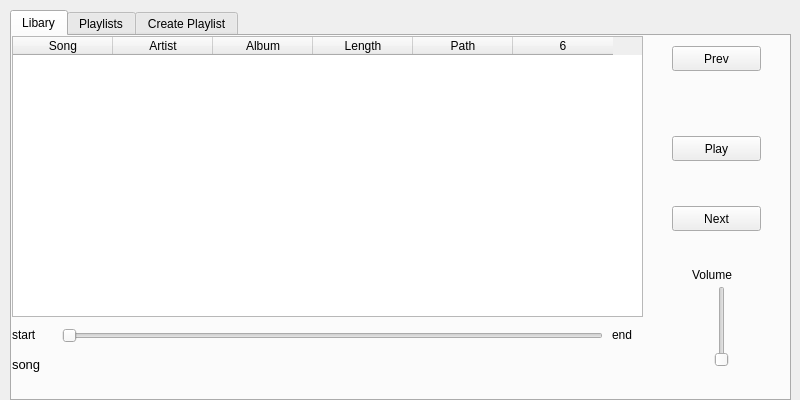
<?xml version="1.0" encoding="UTF-8"?>
<ui version="4.0">
 <class>Form</class>
 <widget class="QWidget" name="Form">
  <property name="geometry">
   <rect>
    <x>0</x>
    <y>0</y>
    <width>800</width>
    <height>400</height>
   </rect>
  </property>
  <property name="windowTitle">
   <string>MP3 Player</string>
  </property>
  <widget class="QTabWidget" name="tabWidget">
   <property name="geometry">
    <rect>
     <x>10</x>
     <y>10</y>
     <width>781</width>
     <height>391</height>
    </rect>
   </property>
   <property name="currentIndex">
    <number>0</number>
   </property>
   <widget class="QWidget" name="tab">
    <property name="toolTip">
     <string>&lt;html&gt;&lt;head/&gt;&lt;body&gt;&lt;p&gt;All Songs&lt;/p&gt;&lt;p&gt;&lt;br/&gt;&lt;/p&gt;&lt;/body&gt;&lt;/html&gt;</string>
    </property>
    <attribute name="title">
     <string>Libary</string>
    </attribute>
    <widget class="QPushButton" name="playButton">
     <property name="geometry">
      <rect>
       <x>660</x>
       <y>100</y>
       <width>89</width>
       <height>25</height>
      </rect>
     </property>
     <property name="text">
      <string>Play</string>
     </property>
    </widget>
    <widget class="QPushButton" name="prevButton">
     <property name="geometry">
      <rect>
       <x>660</x>
       <y>10</y>
       <width>89</width>
       <height>25</height>
      </rect>
     </property>
     <property name="text">
      <string>Prev</string>
     </property>
    </widget>
    <widget class="QLabel" name="songPlayingLabel">
     <property name="geometry">
      <rect>
       <x>0</x>
       <y>320</y>
       <width>231</width>
       <height>17</height>
      </rect>
     </property>
     <property name="text">
      <string>&lt;html&gt;&lt;head/&gt;&lt;body&gt;&lt;p&gt;&lt;span style=&quot; font-size:10pt;&quot;&gt;song&lt;/span&gt;&lt;/p&gt;&lt;/body&gt;&lt;/html&gt;</string>
     </property>
    </widget>
    <widget class="QSlider" name="songSlider">
     <property name="geometry">
      <rect>
       <x>50</x>
       <y>290</y>
       <width>541</width>
       <height>20</height>
      </rect>
     </property>
     <property name="orientation">
      <enum>Qt::Horizontal</enum>
     </property>
    </widget>
    <widget class="QLabel" name="endLabel">
     <property name="geometry">
      <rect>
       <x>600</x>
       <y>290</y>
       <width>31</width>
       <height>17</height>
      </rect>
     </property>
     <property name="text">
      <string>end</string>
     </property>
    </widget>
    <widget class="QLabel" name="volumeLabel">
     <property name="geometry">
      <rect>
       <x>680</x>
       <y>230</y>
       <width>67</width>
       <height>17</height>
      </rect>
     </property>
     <property name="text">
      <string>Volume</string>
     </property>
    </widget>
    <widget class="QPushButton" name="nextButton">
     <property name="geometry">
      <rect>
       <x>660</x>
       <y>170</y>
       <width>89</width>
       <height>25</height>
      </rect>
     </property>
     <property name="text">
      <string>Next</string>
     </property>
    </widget>
    <widget class="QTableWidget" name="songTableWidget">
     <property name="geometry">
      <rect>
       <x>0</x>
       <y>0</y>
       <width>631</width>
       <height>281</height>
      </rect>
     </property>
     <property name="verticalScrollBarPolicy">
      <enum>Qt::ScrollBarAlwaysOff</enum>
     </property>
     <property name="horizontalScrollBarPolicy">
      <enum>Qt::ScrollBarAlwaysOff</enum>
     </property>
     <property name="selectionMode">
      <enum>QAbstractItemView::ExtendedSelection</enum>
     </property>
     <property name="selectionBehavior">
      <enum>QAbstractItemView::SelectRows</enum>
     </property>
     <property name="gridStyle">
      <enum>Qt::SolidLine</enum>
     </property>
     <property name="rowCount">
      <number>0</number>
     </property>
     <property name="columnCount">
      <number>6</number>
     </property>
     <column>
      <property name="text">
       <string>Song</string>
      </property>
     </column>
     <column>
      <property name="text">
       <string>Artist</string>
      </property>
     </column>
     <column>
      <property name="text">
       <string>Album</string>
      </property>
     </column>
     <column>
      <property name="text">
       <string>Length</string>
      </property>
     </column>
     <column>
      <property name="text">
       <string>Path</string>
      </property>
     </column>
     <column/>
    </widget>
    <widget class="QLabel" name="startLabel">
     <property name="geometry">
      <rect>
       <x>0</x>
       <y>290</y>
       <width>41</width>
       <height>17</height>
      </rect>
     </property>
     <property name="text">
      <string>start</string>
     </property>
    </widget>
    <widget class="QSlider" name="volumeSlider">
     <property name="geometry">
      <rect>
       <x>700</x>
       <y>250</y>
       <width>20</width>
       <height>81</height>
      </rect>
     </property>
     <property name="orientation">
      <enum>Qt::Vertical</enum>
     </property>
    </widget>
   </widget>
   <widget class="QWidget" name="tab_2">
    <attribute name="title">
     <string>Playlists</string>
    </attribute>
    <widget class="QStackedWidget" name="stackedWidget">
     <property name="geometry">
      <rect>
       <x>-1</x>
       <y>-1</y>
       <width>771</width>
       <height>361</height>
      </rect>
     </property>
     <property name="currentIndex">
      <number>0</number>
     </property>
     <widget class="QWidget" name="playlists">
      <widget class="QLabel" name="search_label_2">
       <property name="geometry">
        <rect>
         <x>550</x>
         <y>10</y>
         <width>67</width>
         <height>17</height>
        </rect>
       </property>
       <property name="text">
        <string>Search</string>
       </property>
      </widget>
      <widget class="QLineEdit" name="searchEdit_2">
       <property name="geometry">
        <rect>
         <x>540</x>
         <y>30</y>
         <width>201</width>
         <height>25</height>
        </rect>
       </property>
      </widget>
      <widget class="QTableWidget" name="playlistTableWidget_2">
       <property name="geometry">
        <rect>
         <x>0</x>
         <y>0</y>
         <width>511</width>
         <height>351</height>
        </rect>
       </property>
       <property name="verticalScrollBarPolicy">
        <enum>Qt::ScrollBarAlwaysOff</enum>
       </property>
       <property name="horizontalScrollBarPolicy">
        <enum>Qt::ScrollBarAlwaysOff</enum>
       </property>
       <property name="selectionMode">
        <enum>QAbstractItemView::ExtendedSelection</enum>
       </property>
       <property name="selectionBehavior">
        <enum>QAbstractItemView::SelectRows</enum>
       </property>
       <property name="gridStyle">
        <enum>Qt::SolidLine</enum>
       </property>
       <property name="rowCount">
        <number>0</number>
       </property>
       <property name="columnCount">
        <number>3</number>
       </property>
       <column>
        <property name="text">
         <string>Playlist</string>
        </property>
       </column>
       <column>
        <property name="text">
         <string>Songs</string>
        </property>
       </column>
       <column>
        <property name="text">
         <string>Date</string>
        </property>
       </column>
      </widget>
      <widget class="QRadioButton" name="deleteButton_2">
       <property name="geometry">
        <rect>
         <x>580</x>
         <y>170</y>
         <width>141</width>
         <height>51</height>
        </rect>
       </property>
       <property name="text">
        <string>Delete Playlists</string>
       </property>
      </widget>
      <widget class="QPushButton" name="finaldeleteButton_2">
       <property name="geometry">
        <rect>
         <x>600</x>
         <y>240</y>
         <width>89</width>
         <height>25</height>
        </rect>
       </property>
       <property name="text">
        <string>Delete</string>
       </property>
      </widget>
      <widget class="QLabel" name="finalDeleteLabel_2">
       <property name="geometry">
        <rect>
         <x>596</x>
         <y>290</y>
         <width>101</width>
         <height>20</height>
        </rect>
       </property>
       <property name="text">
        <string/>
       </property>
      </widget>
     </widget>
     <widget class="QWidget" name="playlist_songs">
      <widget class="QTableWidget" name="songTableWidget_2">
       <property name="geometry">
        <rect>
         <x>0</x>
         <y>0</y>
         <width>631</width>
         <height>281</height>
        </rect>
       </property>
       <property name="verticalScrollBarPolicy">
        <enum>Qt::ScrollBarAlwaysOff</enum>
       </property>
       <property name="horizontalScrollBarPolicy">
        <enum>Qt::ScrollBarAlwaysOff</enum>
       </property>
       <property name="selectionMode">
        <enum>QAbstractItemView::ExtendedSelection</enum>
       </property>
       <property name="selectionBehavior">
        <enum>QAbstractItemView::SelectRows</enum>
       </property>
       <property name="gridStyle">
        <enum>Qt::SolidLine</enum>
       </property>
       <property name="rowCount">
        <number>0</number>
       </property>
       <property name="columnCount">
        <number>6</number>
       </property>
       <column>
        <property name="text">
         <string>Song</string>
        </property>
       </column>
       <column>
        <property name="text">
         <string>Artist</string>
        </property>
       </column>
       <column>
        <property name="text">
         <string>Album</string>
        </property>
       </column>
       <column>
        <property name="text">
         <string>Length</string>
        </property>
       </column>
       <column>
        <property name="text">
         <string>Path</string>
        </property>
       </column>
       <column/>
      </widget>
      <widget class="QLabel" name="endLabel_2">
       <property name="geometry">
        <rect>
         <x>600</x>
         <y>290</y>
         <width>31</width>
         <height>17</height>
        </rect>
       </property>
       <property name="text">
        <string>end</string>
       </property>
      </widget>
      <widget class="QLabel" name="volumeLabel_2">
       <property name="geometry">
        <rect>
         <x>680</x>
         <y>230</y>
         <width>67</width>
         <height>17</height>
        </rect>
       </property>
       <property name="text">
        <string>Volume</string>
       </property>
      </widget>
      <widget class="QLabel" name="songPlayingLabel_2">
       <property name="geometry">
        <rect>
         <x>0</x>
         <y>320</y>
         <width>231</width>
         <height>17</height>
        </rect>
       </property>
       <property name="text">
        <string>&lt;html&gt;&lt;head/&gt;&lt;body&gt;&lt;p&gt;&lt;span style=&quot; font-size:10pt;&quot;&gt;song&lt;/span&gt;&lt;/p&gt;&lt;/body&gt;&lt;/html&gt;</string>
       </property>
      </widget>
      <widget class="QPushButton" name="playButton_2">
       <property name="geometry">
        <rect>
         <x>660</x>
         <y>100</y>
         <width>89</width>
         <height>25</height>
        </rect>
       </property>
       <property name="text">
        <string>Play</string>
       </property>
      </widget>
      <widget class="QPushButton" name="prevButton_2">
       <property name="geometry">
        <rect>
         <x>660</x>
         <y>10</y>
         <width>89</width>
         <height>25</height>
        </rect>
       </property>
       <property name="text">
        <string>Prev</string>
       </property>
      </widget>
      <widget class="QSlider" name="volumeSlider_2">
       <property name="geometry">
        <rect>
         <x>700</x>
         <y>250</y>
         <width>20</width>
         <height>81</height>
        </rect>
       </property>
       <property name="orientation">
        <enum>Qt::Vertical</enum>
       </property>
      </widget>
      <widget class="QSlider" name="songSlider_2">
       <property name="geometry">
        <rect>
         <x>50</x>
         <y>290</y>
         <width>541</width>
         <height>20</height>
        </rect>
       </property>
       <property name="orientation">
        <enum>Qt::Horizontal</enum>
       </property>
      </widget>
      <widget class="QPushButton" name="nextButton_2">
       <property name="geometry">
        <rect>
         <x>660</x>
         <y>170</y>
         <width>89</width>
         <height>25</height>
        </rect>
       </property>
       <property name="text">
        <string>Next</string>
       </property>
      </widget>
      <widget class="QLabel" name="startLabel_2">
       <property name="geometry">
        <rect>
         <x>0</x>
         <y>290</y>
         <width>41</width>
         <height>17</height>
        </rect>
       </property>
       <property name="text">
        <string>start</string>
       </property>
      </widget>
      <widget class="QPushButton" name="playlist_button_2">
       <property name="geometry">
        <rect>
         <x>280</x>
         <y>320</y>
         <width>211</width>
         <height>25</height>
        </rect>
       </property>
       <property name="text">
        <string>Playlists</string>
       </property>
      </widget>
      <widget class="QLabel" name="playlist_name_2">
       <property name="geometry">
        <rect>
         <x>0</x>
         <y>340</y>
         <width>101</width>
         <height>17</height>
        </rect>
       </property>
       <property name="text">
        <string>Playlistname</string>
       </property>
      </widget>
     </widget>
    </widget>
   </widget>
   <widget class="QWidget" name="tab_3">
    <attribute name="title">
     <string>Create Playlist</string>
    </attribute>
    <widget class="QTableWidget" name="songTableWidget_tab3">
     <property name="geometry">
      <rect>
       <x>0</x>
       <y>0</y>
       <width>511</width>
       <height>351</height>
      </rect>
     </property>
     <property name="verticalScrollBarPolicy">
      <enum>Qt::ScrollBarAlwaysOff</enum>
     </property>
     <property name="horizontalScrollBarPolicy">
      <enum>Qt::ScrollBarAlwaysOff</enum>
     </property>
     <property name="selectionMode">
      <enum>QAbstractItemView::MultiSelection</enum>
     </property>
     <property name="selectionBehavior">
      <enum>QAbstractItemView::SelectRows</enum>
     </property>
     <property name="gridStyle">
      <enum>Qt::SolidLine</enum>
     </property>
     <property name="rowCount">
      <number>0</number>
     </property>
     <property name="columnCount">
      <number>6</number>
     </property>
     <column>
      <property name="text">
       <string>Song</string>
      </property>
     </column>
     <column>
      <property name="text">
       <string>Artist</string>
      </property>
     </column>
     <column>
      <property name="text">
       <string>Album</string>
      </property>
     </column>
     <column>
      <property name="text">
       <string>Length</string>
      </property>
     </column>
     <column>
      <property name="text">
       <string>Path</string>
      </property>
     </column>
     <column/>
    </widget>
    <widget class="QLineEdit" name="searchEdit_tab3">
     <property name="geometry">
      <rect>
       <x>540</x>
       <y>30</y>
       <width>201</width>
       <height>25</height>
      </rect>
     </property>
    </widget>
    <widget class="QLabel" name="label">
     <property name="geometry">
      <rect>
       <x>550</x>
       <y>10</y>
       <width>67</width>
       <height>17</height>
      </rect>
     </property>
     <property name="text">
      <string>Search</string>
     </property>
    </widget>
    <widget class="QLineEdit" name="playlistNameEdit_tab3">
     <property name="geometry">
      <rect>
       <x>550</x>
       <y>160</y>
       <width>191</width>
       <height>25</height>
      </rect>
     </property>
    </widget>
    <widget class="QLabel" name="label_2">
     <property name="geometry">
      <rect>
       <x>550</x>
       <y>130</y>
       <width>111</width>
       <height>17</height>
      </rect>
     </property>
     <property name="text">
      <string>Playlist Name</string>
     </property>
    </widget>
    <widget class="QPushButton" name="saveButton_tab3">
     <property name="geometry">
      <rect>
       <x>600</x>
       <y>200</y>
       <width>89</width>
       <height>25</height>
      </rect>
     </property>
     <property name="text">
      <string>Save</string>
     </property>
    </widget>
    <widget class="QLabel" name="playlist_verifier_tab3">
     <property name="geometry">
      <rect>
       <x>546</x>
       <y>239</y>
       <width>191</width>
       <height>51</height>
      </rect>
     </property>
     <property name="text">
      <string/>
     </property>
    </widget>
   </widget>
  </widget>
 </widget>
 <resources/>
 <connections/>
</ui>
